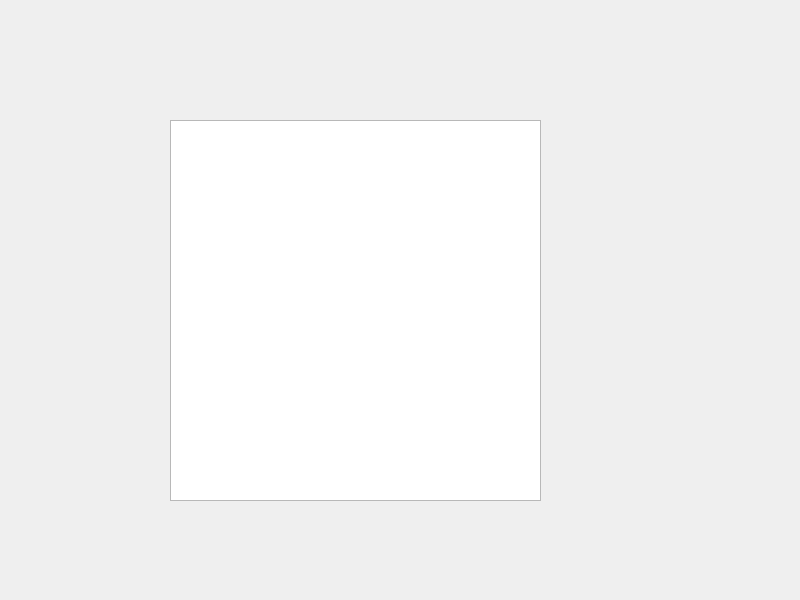
<?xml version="1.0" encoding="UTF-8"?>
<ui version="4.0">
 <class>Dialog</class>
 <widget class="QDialog" name="Dialog">
  <property name="geometry">
   <rect>
    <x>0</x>
    <y>0</y>
    <width>800</width>
    <height>600</height>
   </rect>
  </property>
  <property name="windowTitle">
   <string>Dialog</string>
  </property>
  <widget class="QTextEdit" name="textEdit">
   <property name="geometry">
    <rect>
     <x>170</x>
     <y>120</y>
     <width>371</width>
     <height>381</height>
    </rect>
   </property>
  </widget>
 </widget>
 <resources/>
 <connections/>
</ui>
